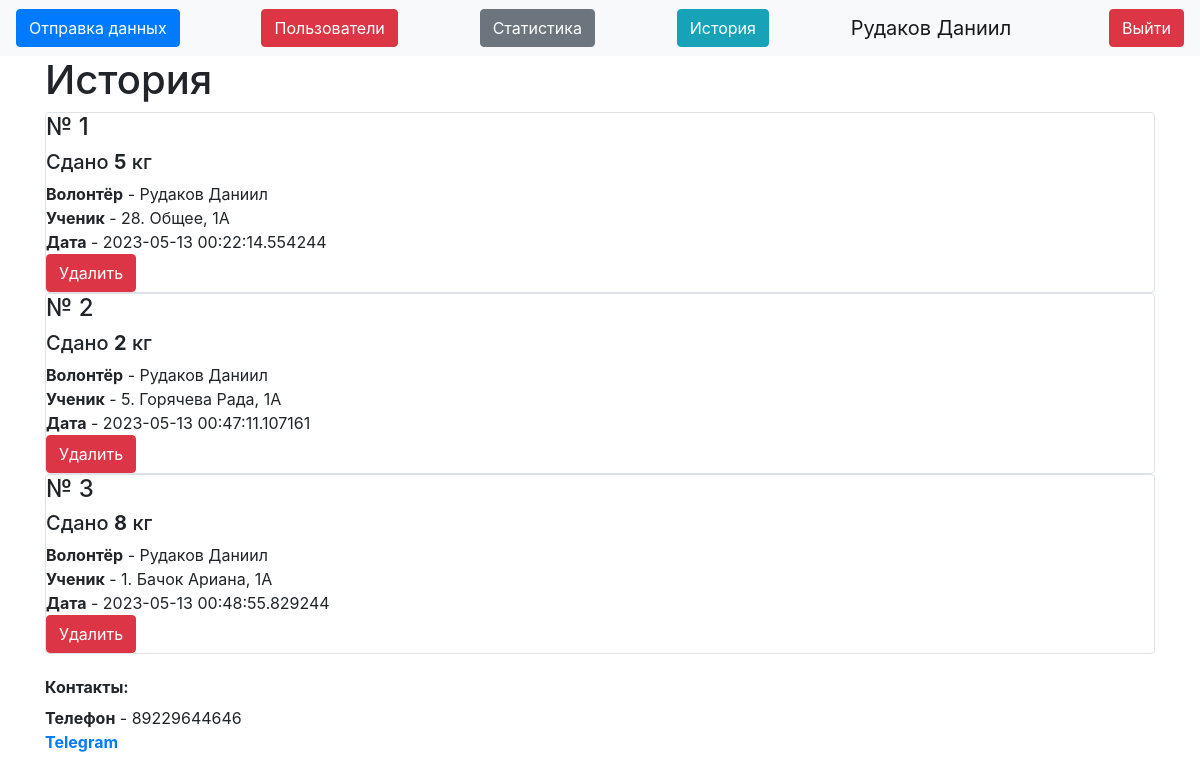
Page /history (signed in) on the earlier database version.
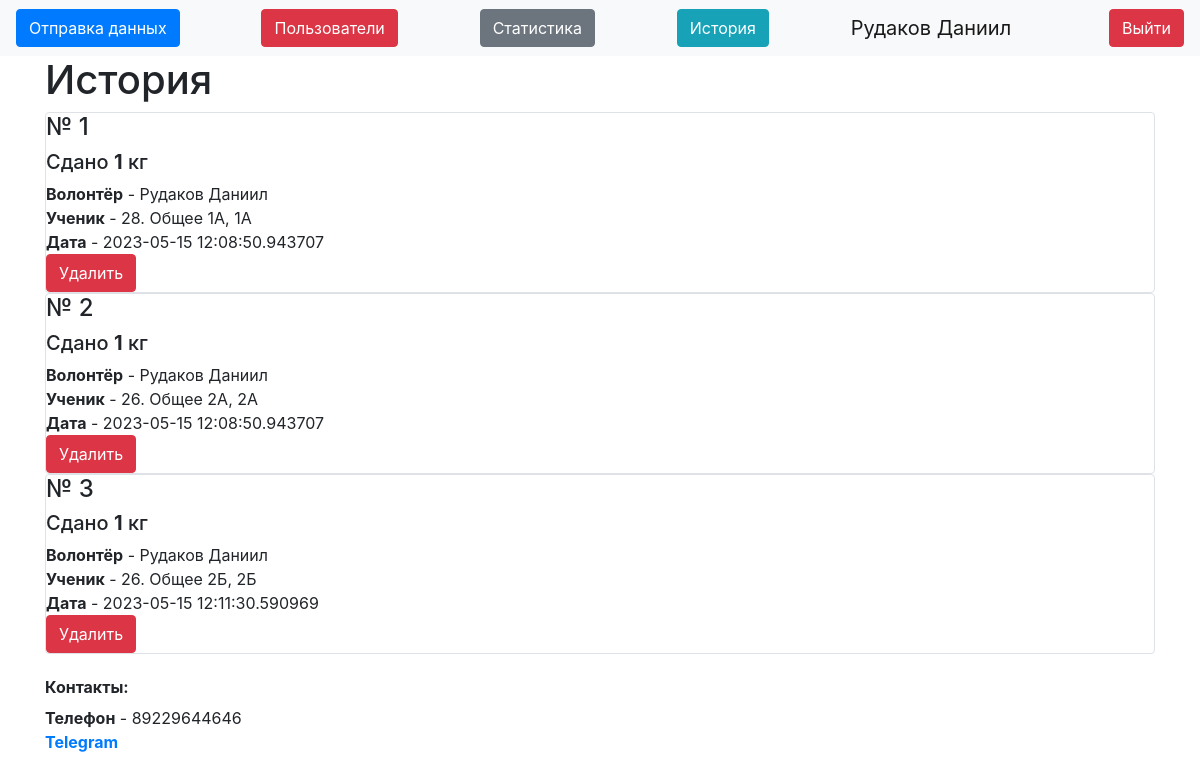
Same page on the later database version.
### data/users.py (models this page shows, shortened)
class User(SqlAlchemyBase, UserMixin):
    __tablename__ = 'users'
    id = sqlalchemy.Column(sqlalchemy.Integer,
                           primary_key=True, autoincrement=True)
    name = sqlalchemy.Column(sqlalchemy.String, nullable=True)
    about = sqlalchemy.Column(sqlalchemy.String, nullable=True)
    email = sqlalchemy.Column(sqlalchemy.String,
                              index=True, unique=True, nullable=True)
    hashed_password = sqlalchemy.Column(sqlalchemy.String, nullable=True)
    is_admin = sqlalchemy.Column(sqlalchemy.Boolean)
    got = sqlalchemy.Column(sqlalchemy.Integer, default=0)
    got_pupils = sqlalchemy.Column(sqlalchemy.Integer, default=0)
    kilograms = orm.relationship("Kilograms", back_populates='user')

### data/kilograms.py (models this page shows)
class Kilograms(SqlAlchemyBase):
    __tablename__ = 'kilograms'
    id = sqlalchemy.Column(sqlalchemy.Integer,
                           primary_key=True, autoincrement=True)
    value = sqlalchemy.Column(sqlalchemy.Integer)
    created_date = sqlalchemy.Column(sqlalchemy.DateTime,
                                     default=(datetime.datetime.now() + datetime.timedelta(hours=3)))
    user_id = sqlalchemy.Column(sqlalchemy.Integer,
                                sqlalchemy.ForeignKey("users.id"))
    pupil_id = sqlalchemy.Column(sqlalchemy.Integer, sqlalchemy.ForeignKey("Pupils.id"))
    user = orm.relationship('User')
    pupil = orm.relationship("Pupils")

### data/Pupils.py (models this page shows)
class Pupils(SqlAlchemyBase):
    __tablename__ = 'Pupils'
    id = sqlalchemy.Column(sqlalchemy.Integer, autoincrement=True, primary_key=True)
    name = sqlalchemy.Column(sqlalchemy.String)
    value = sqlalchemy.Column(sqlalchemy.Integer, default=0)
    grade = sqlalchemy.Column(sqlalchemy.String)
    kilo = orm.relationship("Kilograms", back_populates="pupil")

### server.py (the view)
@app.route("/history")
def history():
    db_sess = db_session.create_session()
    kilo = db_sess.query(Kilograms)
    return render_template("history.html", kilo=kilo)

### data/db_session.py (called while the page is built)
def create_session() -> Session:
    global __factory
    return __factory()

### server.py (called while the page is built)
@login_manager.user_loader
def load_user(user_id):
    db_sess = db_session.create_session()
    return db_sess.query(User).get(user_id)

### templates/history.html
{% extends "base.html" %}
{% block content %}
{% if current_user.is_authenticated %}
<h1 xmlns="http://www.w3.org/1999/html">История</h1>
{% for item in kilo%}
<div class="col-md6 border rounded">
    <h4>№ {{item.id}}</h4>
    <h5>
        Сдано <b>{{item.value}}</b> кг
    </h5>
    <div>
        <b>Волонтёр</b> - {{item.user.name}}</br>
        <b>Ученик</b> - {{item.pupil.name}}, {{item.pupil.grade}}</br>
        <b>Дата</b> - {{item.created_date}}
    </div>
    {% if current_user.is_admin %}
    <a class="btn btn-danger" href="/kilo_delete/{{item.id}}">Удалить</a>
    {% endif %}
</div>
{% endfor %}
{% endif %}
{% endblock %}

### templates/base.html (shortened to what this page needs)
<!doctype html>
<html lang="en">
<head>
    <link rel="stylesheet"
          href="https://stackpath.bootstrapcdn.com/bootstrap/4.4.1/css/bootstrap.min.css"
>
</head>
<body>
<header>
    <nav class="navbar navbar-light bg-light">
        {% if current_user.is_authenticated %}
        <a type="button" class="btn btn-primary" href="/">Отправка данных</a>
        {% if current_user.is_admin %}
        <a class="btn btn-danger" href="/users">Пользователи</a>
        <a class="btn btn-secondary" href="/stats">Статистика</a>
        {% endif %}
        <a class="btn btn-info" href="/history">История</a>
        <a class="navbar-brand" href="">{{ current_user.name }}</a>
        <a class="btn btn-danger" href="/logout">Выйти</a>
        {% else %}
        <p>
            <a class="btn btn-success" href="/login">Войти</a>
        </p>
        {% endif %}
    </nav>
</header>
<main role="main" class="container">
    {% block content %}{% endblock %}
    <h6><b>Контакты:</b></h6>
    <div>
        <b>Телефон</b> - 89229644646</br>
        <b><a href="https://t.me/mc_Danik">Telegram</a></b>
    </div>
</main>
</body>
</html>

Differences in the rows shown:
changed Kilograms id 1: value "5" → "1"; pupil.name "28. Общее" → "28. Общее 1А"; created_date "2023-05-13 00:22:14.554244" → "2023-05-15 12:08:50.943707"
changed Kilograms id 2: value "2" → "1"; pupil.name "5. Горячева Рада" → "26. Общее 2А"; pupil.grade "1А" → "2А"; created_date "2023-05-13 00:47:11.107161" → "2023-05-15 12:08:50.943707"
changed Kilograms id 3: value "8" → "1"; pupil.name "1. Бачок Ариана" → "26. Общее 2Б"; pupil.grade "1А" → "2Б"; created_date "2023-05-13 00:48:55.829244" → "2023-05-15 12:11:30.590969"
